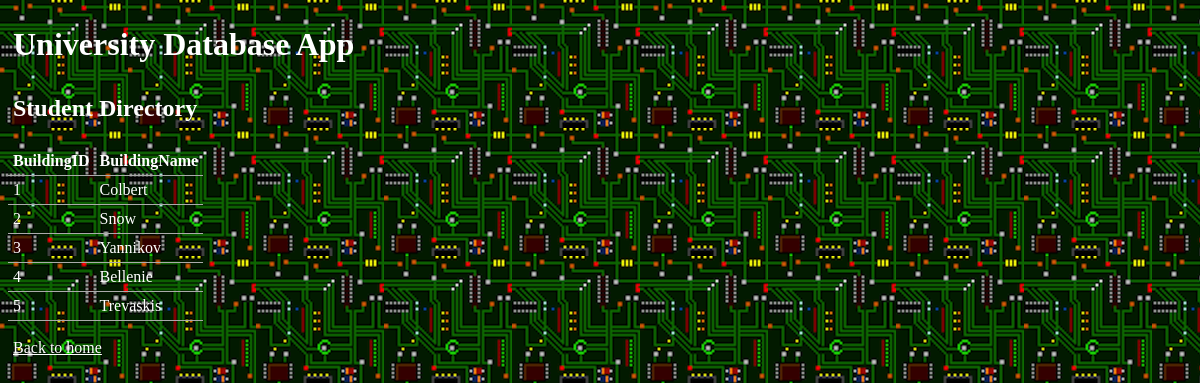
Page /displayBuildings.php on the committed database.
### tables this page shows
CREATE TABLE IF NOT EXISTS `Buildings` (
  `BuildingID` INT NOT NULL AUTO_INCREMENT,
  `BuildingName` VARCHAR(45) NOT NULL,
  PRIMARY KEY (`BuildingID`));

### displayBuildings.php (the view, shortened to what this page needs)
<?php require "boilerplates/header.php"; ?>
<h2>Student Directory</h2>
<?php
    require "config.php";
    $conn = new mysqli($host, $username, $password, $dbname, $port)
        or die ('Could not connect to the database server' . mysqli_connect_error());
    $results = $conn->query("SELECT * from Buildings");
?>
<table>
    <tr>
    <?php
        while($field=$results->fetch_field()) {
            echo "<th>";
            echo "$field->name";
            echo "</th>";
        }
        echo "</tr>";
        if ($results) {
            while($row=$results->fetch_row()) {
                echo "<tr>";
                for($i=0; $i < $results->field_count;$i++) {
                    echo "<td> $row[$i] </td>";
                }
                echo "</tr>\n";
            }
        }
    ?>
</table>
<?php require "boilerplates/footer.php"; ?>

### css/style.css (style rules this page uses)
table { border-collapse: collapse; border-spacing: 0; border: 1; }
td, th { padding: 5px; border-bottom: 1px solid #aaa; }
body { background-image: url("../img/background.png"); background-repeat: repeat-y repeat-x; }
a, h1, h2, h3, form, label, li, tr, th { color: white; padding: 5px; }

### rows in the picture
buildings: BuildingID "1", BuildingName "Colbert"
buildings: BuildingID "2", BuildingName "Snow"
buildings: BuildingID "3", BuildingName "Yannikov"
buildings: BuildingID "4", BuildingName "Bellenie"
buildings: BuildingID "5", BuildingName "Trevaskis"

### other values in the picture
$field->name "BuildingID"
$field->name "BuildingName"
